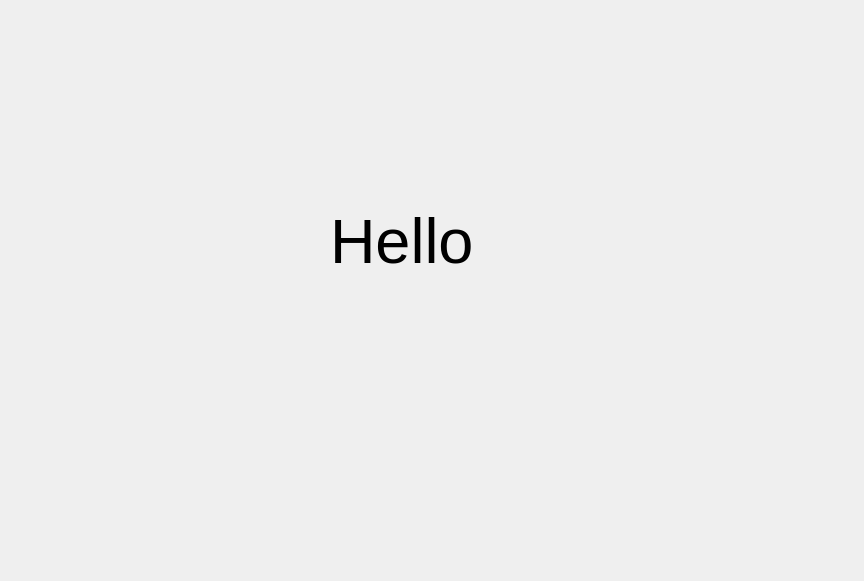
<?xml version="1.0" encoding="UTF-8"?>
<ui version="4.0">
 <class>mainpage</class>
 <widget class="QDialog" name="mainpage">
  <property name="geometry">
   <rect>
    <x>0</x>
    <y>0</y>
    <width>864</width>
    <height>581</height>
   </rect>
  </property>
  <property name="windowTitle">
   <string>Dialog</string>
  </property>
  <widget class="QLabel" name="label">
   <property name="geometry">
    <rect>
     <x>330</x>
     <y>170</y>
     <width>221</width>
     <height>141</height>
    </rect>
   </property>
   <property name="font">
    <font>
     <pointsize>47</pointsize>
    </font>
   </property>
   <property name="text">
    <string>Hello </string>
   </property>
  </widget>
 </widget>
 <resources/>
 <connections/>
</ui>
